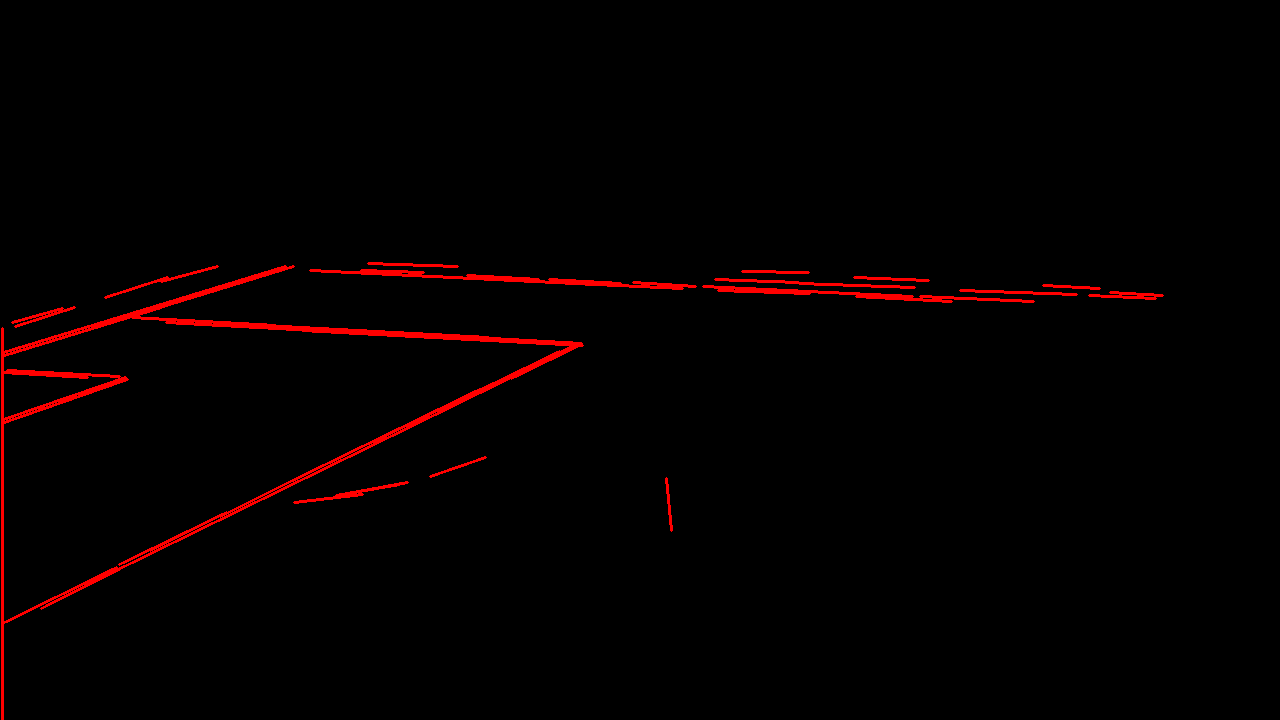
#> input picture New Algorithm Implementation/assets/lines_of_field.png, 1280 x 720 px
$ jupyter execute parallel_merging.ipynb
#> lines starting #> are read from the running program, lines starting #| are printed output that depends on the picture; after the words box and inside, x2 and y2 are one past the last pixel; in counts of white or black regions, pixels touching at a corner belong together
[cell 1]
import cv2
import numpy as np
import matplotlib.pyplot as plt

# Load the image
image_path = './assets/lines_of_field.png'
image = cv2.imread(image_path)
#> image is the input picture: shape (720, 1280, 3); mean B, G, R 0, 0, 4.7
gray = cv2.cvtColor(image, cv2.COLOR_BGR2GRAY)
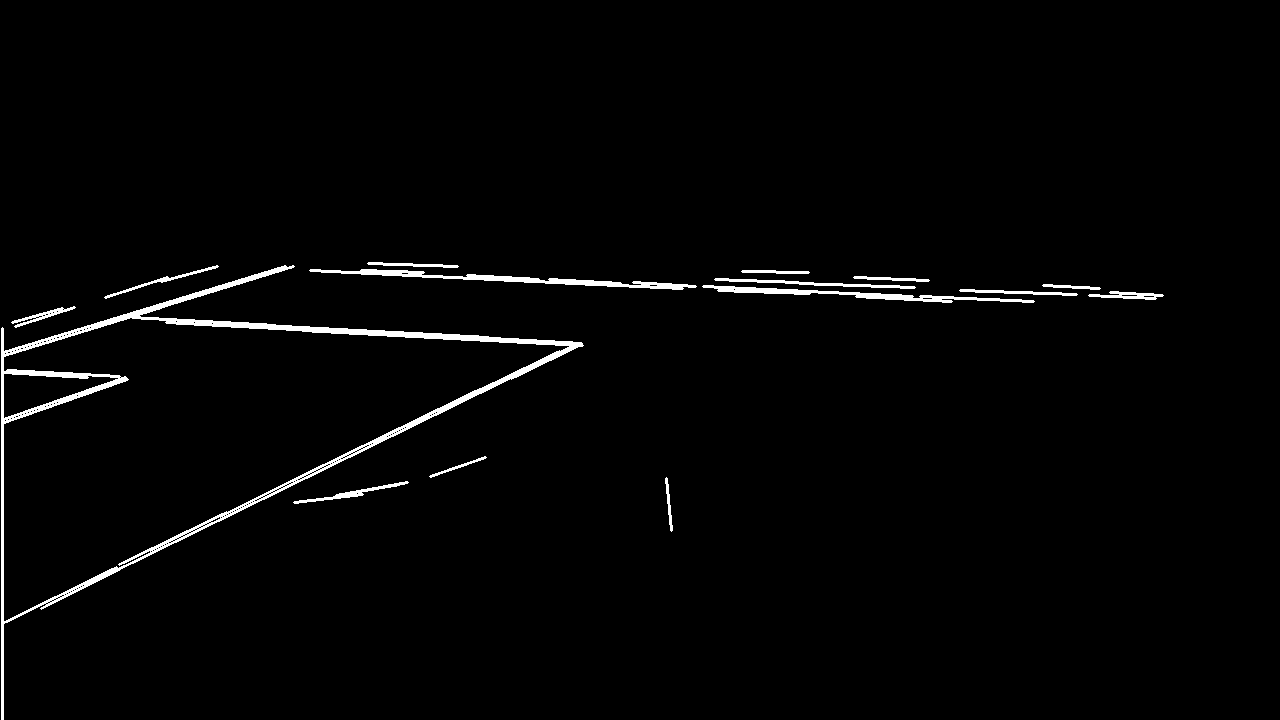
#> gray: shape (720, 1280); values 0 (black) and 76 (white), 1.8% white; 15 white regions, largest, box (x1, y1, x2, y2) and area: (1, 265, 584, 720) 9898, (309, 269, 697, 290) 1857, (702, 285, 1035, 303) 1495

# Apply Canny edge detection
edges = cv2.Canny(gray, 50, 150, apertureSize=3)
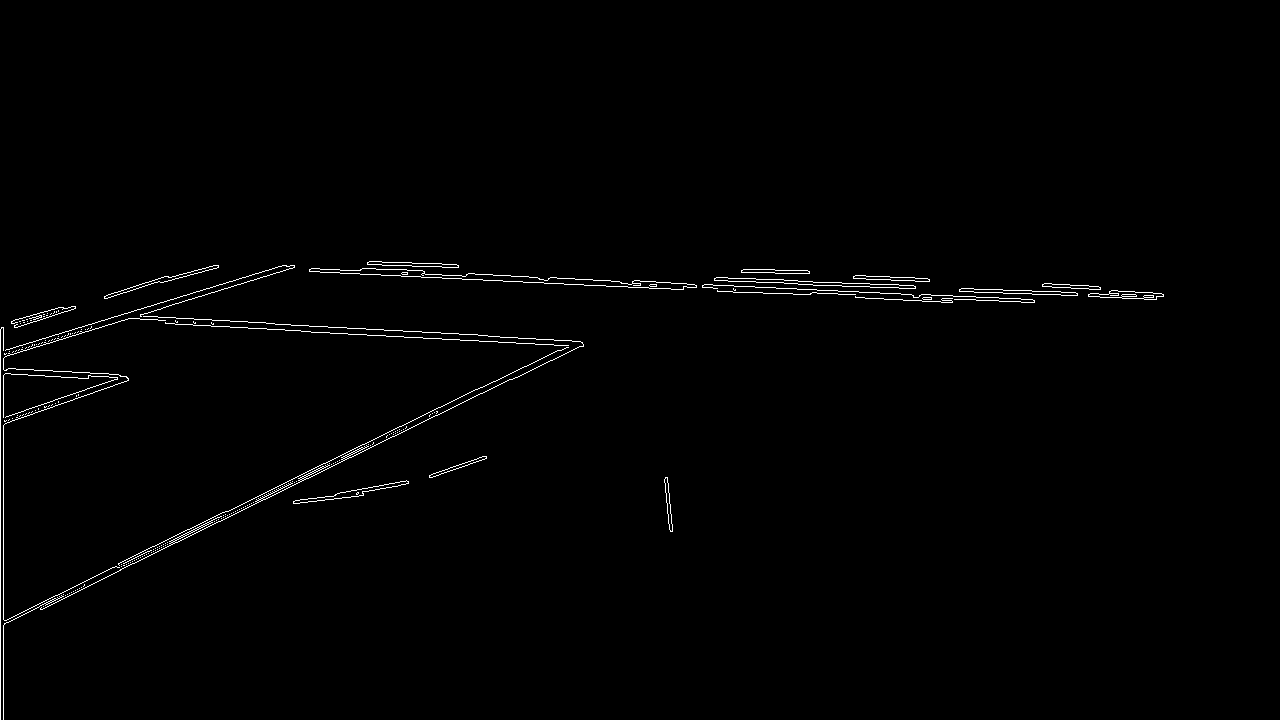
#> edges: shape (720, 1280); 0.91% white in thin lines or dots, all inside (x1, y1, x2, y2) = (0, 261, 1164, 720)

# Detect lines using Hough Line Transform
lines = cv2.HoughLines(edges, 1, np.pi / 180, 100)
#> lines = 57 rows, first 8: [0, 0], [3, 0], [564, 1.12], [558, 1.12], [315, 1.62], [336, 1.27], [562, 1.12], [248, 1.62]

# Function to merge parallel lines
def merge_parallel_lines(lines, angle_threshold=np.pi / 180, distance_threshold=10):
#> called with lines = array of shape (57, 1, 2), angle_threshold = 0.0175, distance_threshold = 10
    merged_lines = []
    for line in lines:
        rho, theta = line[0]
        if not merged_lines:
            merged_lines.append([rho, theta])
        else:
            for merged_line in merged_lines:
                merged_rho, merged_theta = merged_line
                if abs(theta - merged_theta) < angle_threshold and abs(rho - merged_rho) < distance_threshold:
                    merged_line[0] = (merged_rho + rho) / 2
                    merged_line[1] = (merged_theta + theta) / 2
                    break
            else:
                merged_lines.append([rho, theta])
#> this loop made 57 passes
#> (rho, theta) on passes 1 to 12: (0, 0), (3, 0), (564, 1.12), (558, 1.12), (315, 1.62), (336, 1.27), (562, 1.12), (248, 1.62), (254, 1.62), (255, 1.61), (262, 1.61), (309, 1.62)
#> after the loop, merged_line = [312.2, 1.55]; merged_lines = 27 pairs, first value 1.5 to 561.5, second value 0 to 3.12
    return merged_lines

# Merge parallel lines
merged_lines = merge_parallel_lines(lines)

# Draw the merged lines on the image
result_image = image.copy()
for rho, theta in merged_lines:
    a = np.cos(theta)
    b = np.sin(theta)
    x0 = a * rho
    y0 = b * rho
    x1 = int(x0 + 1000 * (-b))
    y1 = int(y0 + 1000 * (a))
    x2 = int(x0 - 1000 * (-b))
    y2 = int(y0 - 1000 * (a))
    cv2.line(result_image, (x1, y1), (x2, y2), (0, 255, 0), 2)
#> this loop made 27 passes
#> (rho, theta, a, b, x0, y0, x1, y1) on passes 1 to 12: (1.5, 0, 1, 0, 1.5, 0, 1, 1000), (561.5, 1.12, 0.438, 0.899, 246.1, 504.7, -652, 943), (312, 1.62, -0.0523, 0.999, -16.33, 311.6, -1014, 259), (339, 1.27, 0.292, 0.956, 99.11, 324.2, -857, 616), (244.9, 1.62, -0.0523, 0.999, -12.82, 244.5, -1011, 192), (261.6, 1.61, -0.0349, 0.999, -9.13, 261.5, -1008, 226), (277.9, 1.58, -0.00873, 1, -2.43, 277.9, -1002, 269), (235, 1.62, -0.0523, 0.999, -12.3, 234.7, -1010, 182), (288, 1.57, -4.37e-08, 1, -1.26e-05, 288, -1000, 287), (235, 1.64, -0.0698, 0.998, -16.39, 234.4, -1013, 164), (296.5, 1.55, 0.0175, 1, 5.17, 296.5, -994, 313), (312.2, 1.55, 0.0175, 1, 5.45, 312.2, -994, 329)
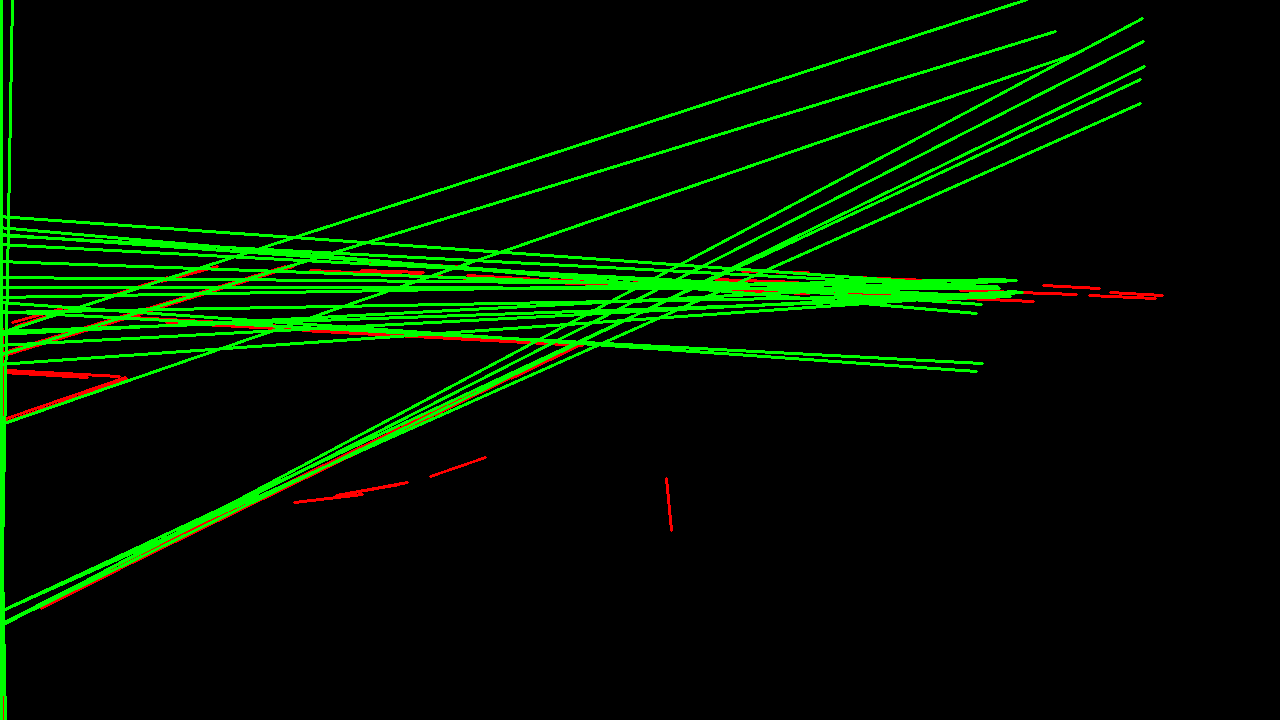
#> result_image: shape (720, 1280, 3); 7.18% of pixels changed, all inside (x1, y1, x2, y2) = (0, 0, 1146, 720)

# Display the result
plt.figure(figsize=(10, 10))
plt.imshow(cv2.cvtColor(result_image, cv2.COLOR_BGR2RGB))
plt.axis('off')
plt.show()
